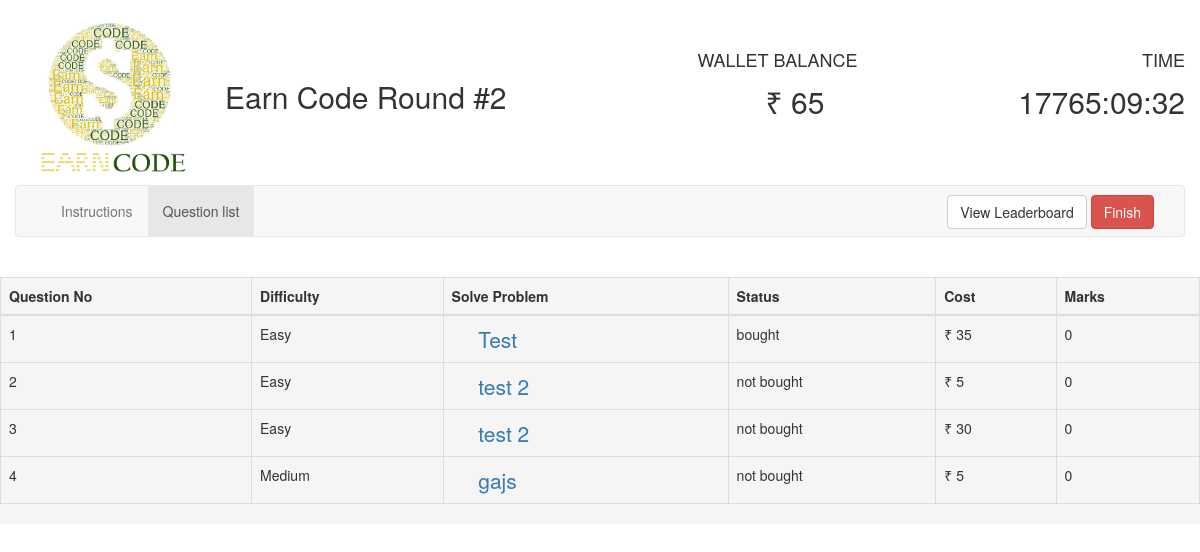
Before: /comp/question/11/ with the older database file.
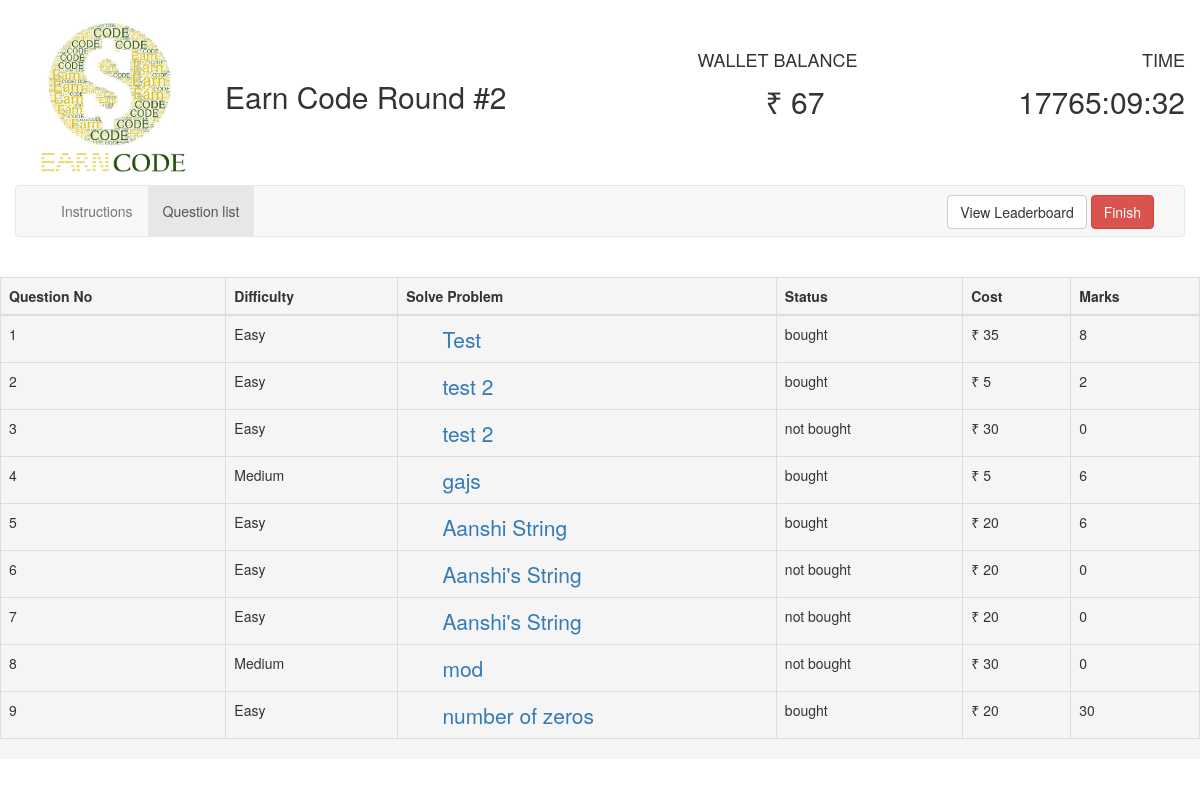
After: the same page with the newer database file.
### round2/models.py (models this page shows, shortened)
class Question(models.Model):
    question = models.TextField(max_length=4000)
    question_title = models.CharField(max_length=2000)
    input = models.CharField(default=0, max_length=5000)
    correct_op = models.CharField(default=0, max_length=10000)
    explanation = models.CharField(max_length=7000)
    test_input = models.CharField(max_length=100000)
    test_output = models.CharField(max_length=10000)
    cost = models.IntegerField()
    user = models.ManyToManyField(User, null=True, through="Score")
    type = models.CharField(default="Easy", max_length=10)

### round2/views.py (the view)
# urls.py: url(r'^question/(?P<user_id>[0-9]+)/$', views.question, name="question"),
def question(request, user_id):
    all_questions = Question.objects.all()
    current_user = User.objects.get(pk=user_id)
    jsonDec = json.decoder.JSONDecoder()
    current_user.total_score = 0
    temp = 0
    question_list = []
    for questions in all_questions:
        if current_user in questions.user.all():
            question_list.append({"question": questions,
                                  "status": "bought",
                                  "cost": questions.cost,
                                  "difficulty": questions.type,
                                  "question_score": Score.objects.get(user_f=current_user, question_f=questions).score})
        else:
            question_list.append({"question": questions,
                                  "status": "not bought",
                                  "cost": questions.cost,
                                  "difficulty": questions.type,
                                  "question_score": 0
                                  })
    current_user.total_score = temp
    current_user.save()
    print(current_user.total_score)
    return render(request, 'round2/select_questions_new.html',
                  {'buyed_questions': '', 'all_questions': all_questions, 'user_id': user_id,
                   'remaining_time': current_user.end_time - time.time(), 'question_list': question_list,
                   'money': current_user.money})

### round2/templates/round2/select_questions_new.html (shortened to what this page needs)
<!DOCTYPE html>
<html lang="en">
{% load staticfiles %}
<head>
    <link href="{% static '/css/font.css' %}" rel="stylesheet">
    <link rel="stylesheet"
          href="{% static '/css/jquery-ui.min.css' %}">
    <link rel="stylesheet" href="{% static '/css/bootstrap.min.css' %}">
</head>
<body>
<br>
<div class="container-fluid">
    <div class="container">
        <div class="row">
            <div class="col-md-2">
                <img alt="EarnCode"
                     src="{% static '/round2/images/ea.png' %}" width="100%">
            </div>
            <div class="col-md-4">
                <h2 style="margin-top: 60px;">Earn Code Round #2</h2>
            </div>
            <div class="col-md-2 col-md-offset-1">
                <div class="row"><h4 style="margin-top: 30px; margin-bottom: -5px;">WALLET BALANCE</h4></div>
                <div class="row text-center"><h2><span id="">&#8377; {{ money }}</span></h2></div>
            </div>
            <div class="col-md-2 col-md-offset-1 text-right">
                <div class="row"><h4 style="margin-top: 30px; margin-bottom: -5px;">TIME</h4></div>
                <div class="row"><h2><span id="time1">time</span></h2></div>
            </div>
        </div>
    </div>
    <nav class="navbar navbar-default">
        <div class="container-fluid">
            <div class="collapse navbar-collapse" id="bs-example-navbar-collapse-1">
                <ul class="nav navbar-nav">
                    <li id="instruction_tab"><a onclick="showInstructions();">Instructions</a></li>
                    <li class="active" id="question_tab"><a onclick="showQuestions()">Question list</a></li>
                </ul>
                <form action="{% url 'round2:leaderboard' user_id %}" method="post" class="navbar-form navbar-right"
                      style="margin-bottom: -8px;margin-top: 1px;">
                    <button type="submit" class="btn btn-default navbar-btn" id="leader" name="leader">View
                        Leaderboard
                    </button>
                    <button type="button" class="btn btn-default navbar-btn btn-danger" onclick="prompt_user()">
                        Finish
                    </button>
                </form>
            </div>
        </div>
    </nav>
    <br>
    <div class="row leader" id="question_list">
        <div class="table-responsive">
            <table class="table table-bordered white">
                <thead class="thead-inverse">
                <tr>
                    <th>Question No</th>
                    <th>Difficulty</th>
                    <th>Solve Problem</th>
                    <th>Status</th>
                    <th>Cost</th>
                    <th>Marks</th>
                </tr>
                </thead>
                <tbody id="table_body">
                {% for question in question_list %}
                    <tr id="{{ forloop.counter }}">
                        <td>{{ forloop.counter }}</td>
                        <td>{{ question.difficulty }}</td>
                        <td><a href="{% url 'round2:question_details' user_id question.question.pk %}"
                               style=" font-size: 150%; text-align:left; margin-left:10%;">{{ question.question.question_title }}</a>
                        </td>
                        <td>{{ question.status }}</td>
                        <td>&#8377; {{ question.cost }}</td>
                        <td>{{ question.question_score }}</td>
                    </tr>
                {% endfor %}
                </tbody>
            </table>
        </div>
    </div>
</div>
</body>
</html>

### round2/templates/round2/select_questions_new.html (style rules this page uses)
.leader { background: whitesmoke; }

Changed rows visible on the page:
computed for Question "Test": question_score "0" → "8"
computed for Question (number 2 of 9 on the later page): status "not bought" → "bought"; question_score "0" → "2"
computed for Question "gajs": status "not bought" → "bought"; question_score "0" → "6"
added Question: difficulty "Easy", question.question_title "Aanshi String", status "bought", cost "20", question_score "6"
added Question: difficulty "Easy", question.question_title "Aanshi's String", status "not bought", cost "20", question_score "0"
added Question: difficulty "Easy", question.question_title "Aanshi's String", status "not bought", cost "20", question_score "0"
added Question: difficulty "Medium", question.question_title "mod", status "not bought", cost "30", question_score "0"
added Question: difficulty "Easy", question.question_title "number of zeros", status "bought", cost "20", question_score "30"
Other visible differences:
{{ money }}: "65" → "67"
